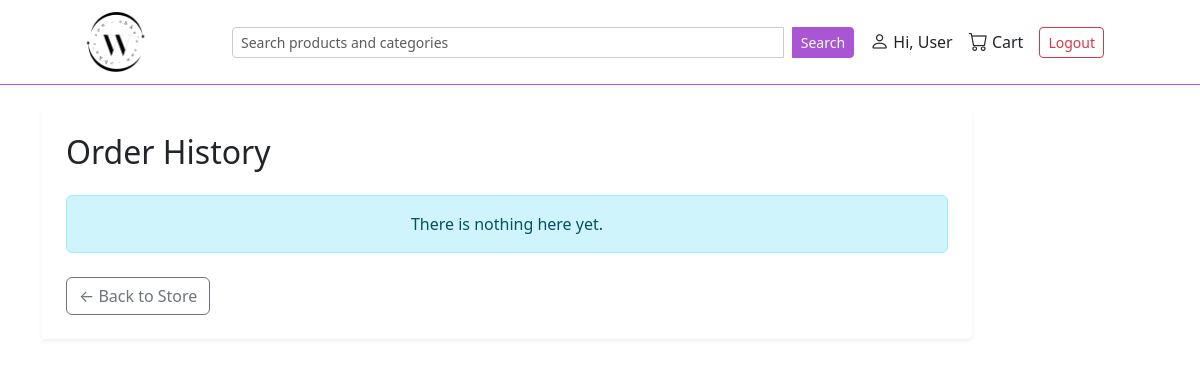
/order/order_history/ (signed in), run on an earlier commit of the app's database.
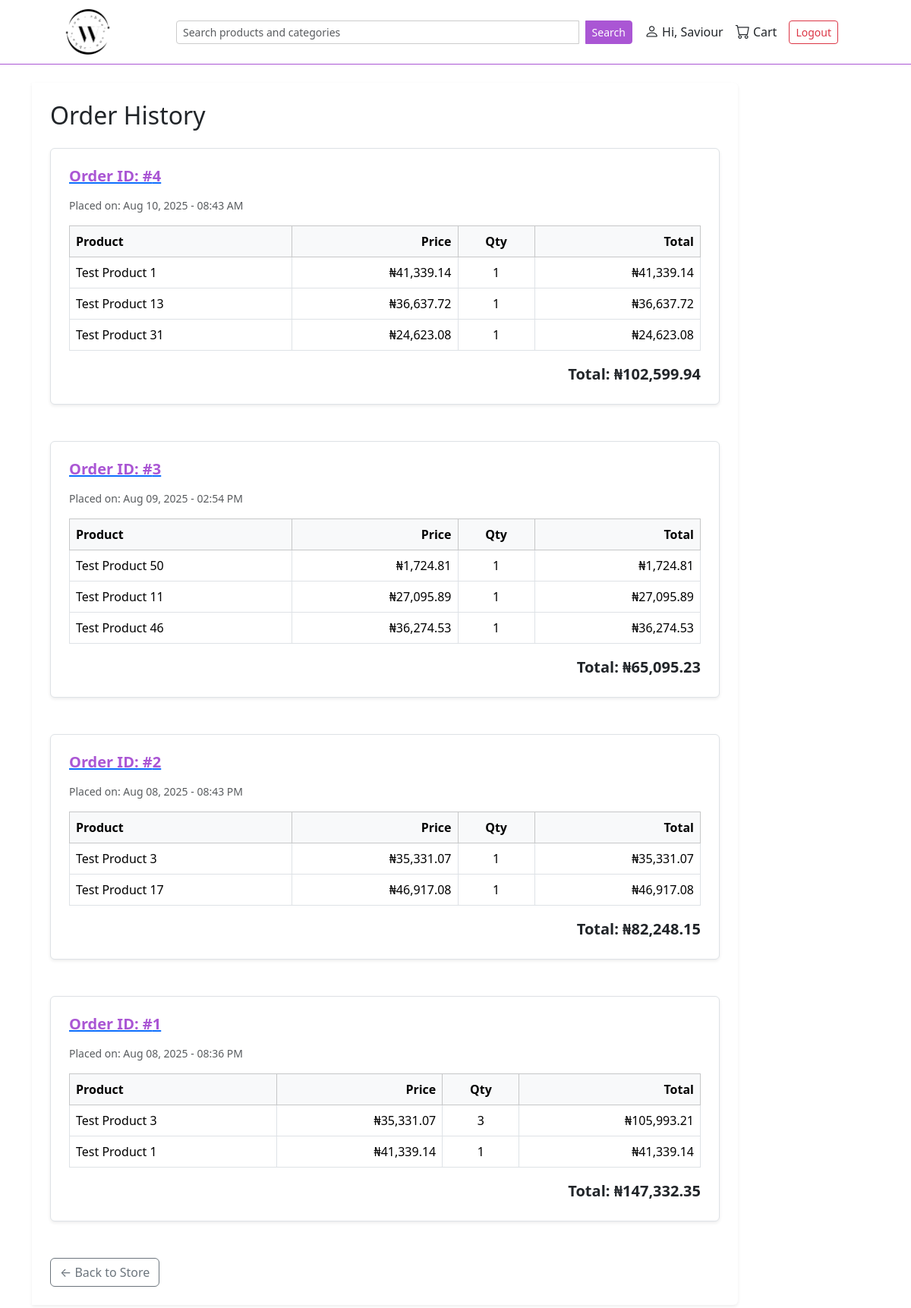
And on a later commit of the database.
### user/models.py (models this page shows, shortened)
class CustomUser(AbstractUser):
    phone = PhoneNumberField(region='NG', blank=True, null=True) # type: ignore

class UserProfile(models.Model):
    user = models.OneToOneField(settings.AUTH_USER_MODEL, on_delete=models.CASCADE)
    nickname = models.CharField(max_length=15, blank=True)
    profile_picture = models.ImageField(upload_to='avatars/', default='avatars/userimage.png')
    class Meta:
        verbose_name_plural = 'User Profiles'

### order/models.py (models this page shows, shortened)
class Order(models.Model):
    class DELI_STATUS (models.TextChoices):
        PENDING = 'PENDING', 'Pending'
        PROCESSING = 'PROCESSING', 'Processing'
        SHIPPED = 'SHIPPED', 'Shipped'
        DELIVERED = 'DELIVERED', 'Delivered'
        CANCELLED = 'CANCELLED', 'Cancelled'
    user = models.ForeignKey(settings.AUTH_USER_MODEL, on_delete=models.CASCADE)
    status = models.CharField(max_length=50, choices=DELI_STATUS.choices, default=DELI_STATUS.PENDING)
    date_created = models.DateTimeField(auto_now_add=True)
    end_total_price = models.DecimalField(max_digits=8, decimal_places=2, default=Decimal('0.00'))
    delivery_state = models.CharField(max_length=10, choices=NigerianStates.choices, blank=True)
    delivery_fee = models.IntegerField(blank=True, null=True)
    def get_total_price(self):
        return sum(item.total_price() for item in self.items.all()) # type:ignore

class OrderItem(models.Model):
    order = models.ForeignKey(Order, on_delete=models.CASCADE, related_name='items')
    product = models.ForeignKey(Product, on_delete=models.CASCADE)
    qty = models.IntegerField(default=1)
    price = models.DecimalField(max_digits=8, decimal_places=2)
    def total_price(self):
        return self.qty * self.price

### catalogue/models.py (models this page shows, shortened)
class Product(models.Model):
    name = models.CharField(max_length=100)
    slug = models.SlugField()
    description = models.TextField()
    category = models.ManyToManyField(Category, blank=True, related_name='product')
    price = models.DecimalField(max_digits=8, decimal_places=2)
    size = models.ManyToManyField(Size, blank=True, related_name='sizes')
    image = models.ImageField(upload_to= 'product/',blank=True, null=True)
    product_type = models.ForeignKey(ProductType, on_delete=models.CASCADE, related_name='type', null=True)
    is_active = models.BooleanField()
    date_created = models.DateTimeField(auto_now_add=True)

### order/views.py (the view)
# urls.py: path('order_history/', views.order_history, name='order_history'),
@login_required
def order_history(request):
    orders = Order.objects.filter(user = request.user, status=Order.DELI_STATUS.PROCESSING).prefetch_related(
        Prefetch('items', queryset=OrderItem.objects.select_related('product'))
    ).order_by('-date_created')
    return render(request, 'order.html', {'orders':orders,})

### order/templates/order.html (shortened to what this page needs)
{% extends "layout.html" %}
{% load humanize %}
{% block content %}
<div class="container py-4">
   <div class="col-md-9 col-lg-10 bg-white p-4 rounded-end shadow-sm">
  <h2 class="mb-4">Order History</h2>
  {% if orders|length == 0 %}
    <div class="alert alert-info text-center">There is nothing here yet.</div>
  {% else %}
    {% for order in orders %}
      <div class="mb-5 border rounded shadow-sm p-4 bg-white">
        <a href="{% url 'order:track_order' order.id %}"><h5 class="mb-3 fw-bold text-primary-custom">Order ID: #{{ order.id }}</h5></a>
        <p class="text-muted small">Placed on: {{ order.date_created|date:"M d, Y - h:i A" }}</p>
        <div class="table-responsive">
          <table class="table table-bordered align-middle mb-3">
            <thead class="table-light">
              <tr>
                <th>Product</th>
                <th class="text-end">Price</th>
                <th class="text-center">Qty</th>
                <th class="text-end">Total</th>
              </tr>
            </thead>
            <tbody>
              {% for item in order.items.all %}
              <tr>
                <td>{{ item.product.name }}</td>
                <td class="text-end">₦{{ item.price|intcomma }}</td>
                <td class="text-center">{{ item.qty }}</td>
                <td class="text-end">₦{{ item.total_price|intcomma }}</td>
              </tr>
              {% endfor %}
            </tbody>
          </table>
        </div>
        <div class="text-end fw-bold fs-5">
          Total: ₦{{ order.get_total_price|intcomma }}
        </div>
      </div>
    {% endfor %}
  {% endif %}
  <div class="text-start mt-4">
    <a href="{% url 'store:store' %}" class="btn btn-outline-secondary">← Back to Store</a>
  </div>
</div>
{% endblock %}

### templates/layout.html (shortened to what this page needs)
{% load static %}
<!DOCTYPE html>
<html lang="en">
<head>
    <link rel="stylesheet" href="{% static 'css/bootstrap.min.css' %}">
    <link rel="stylesheet" href="https://cdn.jsdelivr.net/npm/bootstrap-icons@1.11.3/font/bootstrap-icons.css">
</head>
<body>
    <div class="topbar d-flex justify-content-between align-items-center sticky-top">
        <a href='{% url "store:store" %}'><div class="logo-space"></div></a>
        <form class="d-flex flex-grow-1 mx-3" method="GET" action=" {% url 'search' %} ">
          <input name="q" class="form-control form-control-sm search-input" type="search" placeholder="Search products and categories" style="max-width: 650px;">
          <button class="btn btn-sm btn-primary-custom ms-2 search-button" type="submit">Search</button>
      </form>
        <div class="d-flex align-items-center ms-auto">
          {% if user.is_authenticated %}
              <a href="{% url 'user:profile' %}" class="text-dark me-3 text-decoration-none d-flex align-items-center">
                  <i class="bi bi-person nav-icon me-1"></i> Hi, {{ user.userprofile.nickname|default:"User" }}
              </a>
              <a href="{% url 'order:cart' %}" class="text-dark me-3 text-decoration-none d-flex align-items-center">
                  <i class="bi bi-cart nav-icon me-1"></i> Cart
              </a>
              <form method="POST" action="{% url 'user:logout' %}" class="mb-0">
                  <button class="btn btn-sm btn-outline-danger me-topbar-custom">Logout</button>
              </form>
          {% else %}
              <a href="{% url 'user:login' %}" class="btn btn-sm btn-primary-custom">Login</a>
          {% endif %}
      </div>
    </div>
    <div class="container-fluid" style="padding-left: 0px; padding-right: 0px;">
        {% block content %}
        {% endblock %}
    </div>
</body>
</html>

What changed in the data, as far as the page shows it:
changed CustomUser: userprofile.nickname "User" → "Saviour"
added Order: id "4", date_created "Aug 10, 2025 - 08:43 AM", get_total_price "102,599.94"
added OrderItem: product.name "Test Product 1", price "41,339.14", qty "1", total_price "41,339.14", shown under "4"
added OrderItem: product.name "Test Product 13", price "36,637.72", qty "1", total_price "36,637.72", shown under "4"
added OrderItem: product.name "Test Product 31", price "24,623.08", qty "1", total_price "24,623.08", shown under "4"
added Order: id "3", date_created "Aug 09, 2025 - 02:54 PM", get_total_price "65,095.23"
added OrderItem: product.name "Test Product 50", price "1,724.81", qty "1", total_price "1,724.81", shown under "3"
added OrderItem: product.name "Test Product 11", price "27,095.89", qty "1", total_price "27,095.89", shown under "3"
added OrderItem: product.name "Test Product 46", price "36,274.53", qty "1", total_price "36,274.53", shown under "3"
added Order: id "2", date_created "Aug 08, 2025 - 08:43 PM", get_total_price "82,248.15"
now on this page (row edited): OrderItem: product.name "Test Product 3", price "35,331.07", qty "1", total_price "35,331.07", shown under "2"
added OrderItem: product.name "Test Product 17", price "46,917.08", qty "1", total_price "46,917.08", shown under "2"
now on this page (row edited): Order: id "1", date_created "Aug 08, 2025 - 08:36 PM", get_total_price "147,332.35"
now on this page (row edited): OrderItem: product.name "Test Product 3", price "35,331.07", qty "3", total_price "105,993.21", shown under "1"
now on this page (row edited): OrderItem: product.name "Test Product 1", price "41,339.14", qty "1", total_price "41,339.14"
Also different on the page:
text no longer shown: "There is nothing here yet."
